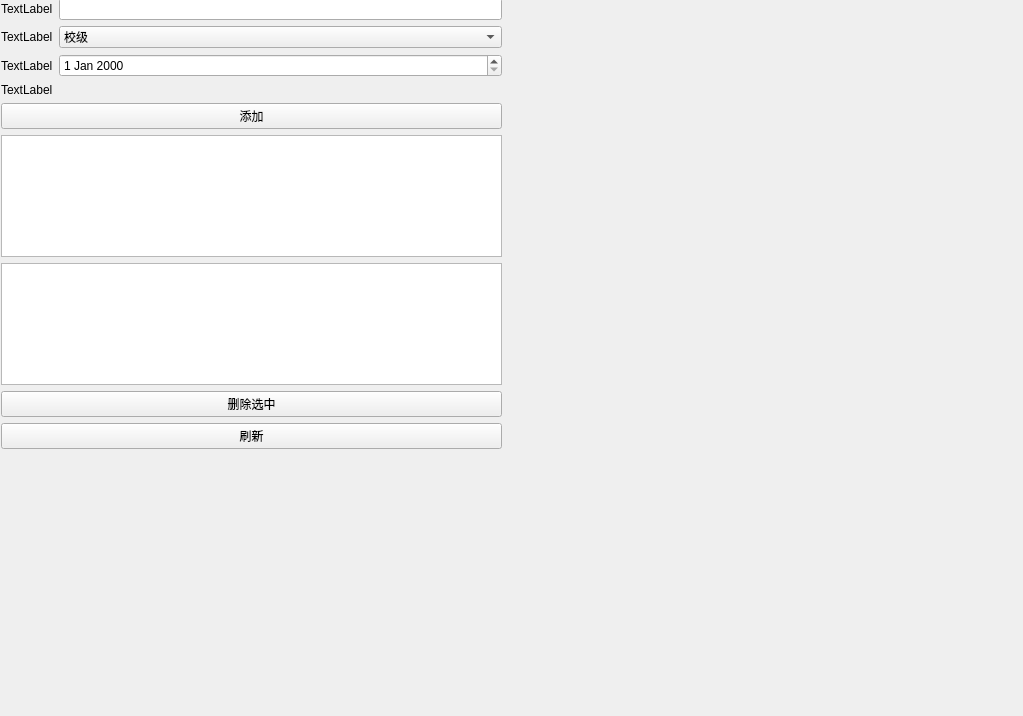
<?xml version="1.0" encoding="UTF-8"?>
<ui version="4.0">
 <class>Awardpage</class>
 <widget class="QWidget" name="Awardpage">
  <property name="geometry">
   <rect>
    <x>0</x>
    <y>0</y>
    <width>1023</width>
    <height>716</height>
   </rect>
  </property>
  <property name="windowTitle">
   <string>Form</string>
  </property>
  <widget class="QWidget" name="layoutWidget">
   <property name="geometry">
    <rect>
     <x>1</x>
     <y>-2</y>
     <width>501</width>
     <height>451</height>
    </rect>
   </property>
   <layout class="QVBoxLayout" name="verticalLayout_3">
    <item>
     <layout class="QVBoxLayout" name="verticalLayout">
      <item>
       <layout class="QFormLayout" name="formLayout">
        <item row="0" column="0">
         <widget class="QLabel" name="Jiangxiangmingcheng">
          <property name="text">
           <string>TextLabel</string>
          </property>
         </widget>
        </item>
        <item row="0" column="1">
         <widget class="QLineEdit" name="edtAwardName"/>
        </item>
       </layout>
      </item>
      <item>
       <layout class="QFormLayout" name="formLayout_2">
        <item row="0" column="0">
         <widget class="QLabel" name="Jiangxiangjibie">
          <property name="text">
           <string>TextLabel</string>
          </property>
         </widget>
        </item>
        <item row="0" column="1">
         <widget class="QComboBox" name="cbxAwardLevel">
          <item>
           <property name="text">
            <string>校级</string>
           </property>
          </item>
          <item>
           <property name="text">
            <string>院级</string>
           </property>
          </item>
          <item>
           <property name="text">
            <string>省级</string>
           </property>
          </item>
          <item>
           <property name="text">
            <string>国家级</string>
           </property>
          </item>
          <item>
           <property name="text">
            <string>其他</string>
           </property>
          </item>
         </widget>
        </item>
       </layout>
      </item>
      <item>
       <layout class="QFormLayout" name="formLayout_3">
        <item row="0" column="0">
         <widget class="QLabel" name="riqi">
          <property name="text">
           <string>TextLabel</string>
          </property>
         </widget>
        </item>
        <item row="0" column="1">
         <widget class="QDateEdit" name="dateAward"/>
        </item>
       </layout>
      </item>
      <item>
       <layout class="QFormLayout" name="formLayout_4">
        <item row="0" column="0">
         <widget class="QLabel" name="miaoshu">
          <property name="text">
           <string>TextLabel</string>
          </property>
         </widget>
        </item>
       </layout>
      </item>
     </layout>
    </item>
    <item>
     <widget class="QPushButton" name="btnAwardAdd">
      <property name="text">
       <string>添加</string>
      </property>
     </widget>
    </item>
    <item>
     <layout class="QVBoxLayout" name="verticalLayout_2">
      <item>
       <widget class="QTextEdit" name="txtAwardDesc"/>
      </item>
      <item>
       <widget class="QTableWidget" name="tableAward"/>
      </item>
      <item>
       <widget class="QPushButton" name="btnAwardDelete">
        <property name="text">
         <string>删除选中</string>
        </property>
       </widget>
      </item>
      <item>
       <widget class="QPushButton" name="btnAwardRefresh">
        <property name="text">
         <string>刷新</string>
        </property>
       </widget>
      </item>
     </layout>
    </item>
   </layout>
  </widget>
 </widget>
 <resources/>
 <connections/>
</ui>
